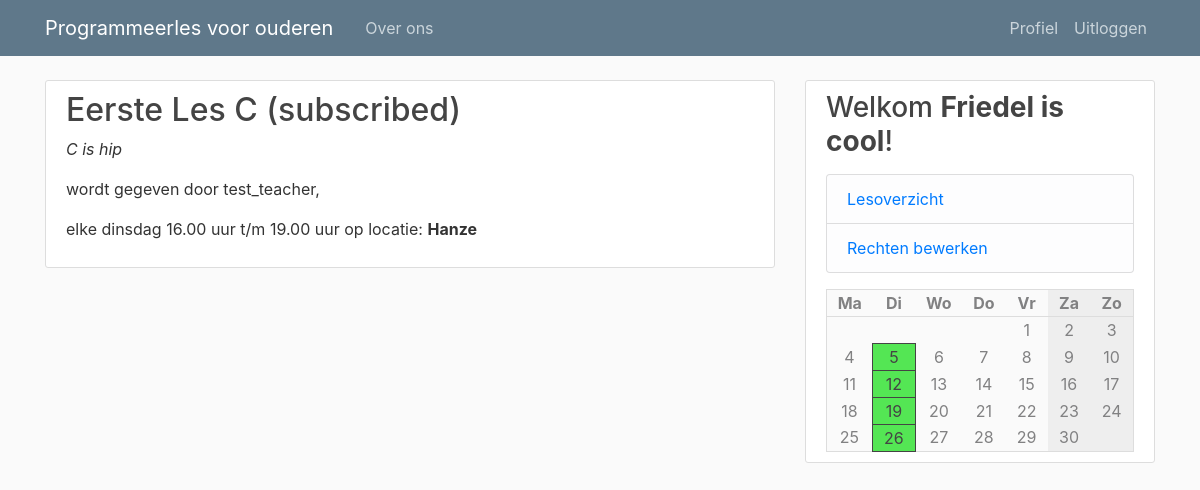
Screenshot of / (signed in) with the database file from the repository.
### pgmles/models.py (models this page shows, shortened)
class Course(db.Model):
    id = db.Column(db.Integer, primary_key=True)
    name = db.Column(db.String(100), nullable=False)
    description = db.Column(db.Text, nullable=False)
    teacher_id = db.Column(db.Integer, db.ForeignKey('user.id'), nullable=False)
    weekday = db.Column(db.Integer, nullable=False)
    start = db.Column(db.String(10), nullable=False, default=datetime.utcnow)
    end = db.Column(db.String(10), nullable=False, default=datetime.utcnow)
    location = db.Column(db.String(120), nullable=False)

class User(db.Model, UserMixin):
    id = db.Column(db.Integer, primary_key=True)
    type = db.Column(db.String(6), nullable=False, default="client")
    username = db.Column(db.String(20), unique=True, nullable=False)
    email = db.Column(db.String(120), unique=True, nullable=False)
    image_file = db.Column(db.String(20), nullable=False, default='default.jpg')
    password = db.Column(db.String(60), nullable=False)

### pgmles/routes.py (the view)
@app.route("/")
def index():
    courses = Course.query.all()
    subscriptions = []
    teachers = User.query.filter_by(type='teacher')
    if current_user.is_authenticated:
        subscriptions = [ cm.course_id for cm in CourseMember.query.filter_by(user_id=current_user.id) ]
    return render_template('index.html', calendar=make_calendar(), courses=courses, subs=subscriptions, teachers=teachers)

### pgmles/models.py (called while the page is built)
@login_manager.user_loader
def load_user(user_id):
    return User.query.get(int(user_id))

### pgmles/routes.py (called while the page is built)
def make_calendar():
    weekdays = list(enumerate(['Ma', 'Di', 'Wo', 'Do', 'Vr', 'Za', 'Zo']))
    courses = [ None, None, None, None, None, None, None ]
    if current_user.is_authenticated:
        subscriptions = [ cm.course_id for cm in CourseMember.query.filter_by(user_id=current_user.id) ]
        courses = [ ' +\n'.join([ c.name for c in Course.query.filter_by(weekday=i) if c.id in subscriptions ]) for i in range(7) ]
    today = datetime.today()
    m = Month()
    rows = []
    for days in m.monthdayscalendar(today.year, today.month):
        rows.append([ (i, d, courses[i]) for i, d in enumerate(days) ])
    return { 'weekdays': weekdays, 'rows': rows }

### pgmles/templates/index.html
{% extends "layout.html" %}
{% block content %}
    {% for course in courses %}
        <article class="media content-section">
          <div class="media-body">
            <h2><a class="article-title" href="{{url_for('course', course_id=course.id)}}">
              {{ course.name }}
              {{ '(subscribed)' if course.id in subs }}
            </a></h2>
            <p><i>{{ course.description }}</i></p>
            <p>wordt gegeven door {% for teacher in teachers if teacher.id == course.teacher_id %}{{ teacher.username  }},{% endfor %}</p>
            <p>elke {{ ['maandag', 'dinsdag', 'woensdag', 'donderdag', 'vrijdag', 'zaterdag', 'zondag'][course.weekday] }} {{ course.start }} uur t/m {{ course.end }} uur op locatie: <b>{{ course.location }}</b></p>
          </div>
        </article>
    {% endfor %}
{% endblock content %}

### pgmles/templates/layout.html (shortened to what this page needs)
<!DOCTYPE html>
<html>
<head>
    <link rel="stylesheet" href="https://maxcdn.bootstrapcdn.com/bootstrap/4.0.0/css/bootstrap.min.css">
    <link rel="stylesheet" type="text/css" href="{{ url_for('static', filename='main.css') }}">
</head>
<body>
    <header class="site-header">
      <nav class="navbar navbar-expand-md navbar-dark bg-steel fixed-top">
        <div class="container">
          <a class="navbar-brand mr-4" href="/">Programmeerles voor ouderen</a>
          <div class="collapse navbar-collapse" id="navbarToggle">
            <div class="navbar-nav mr-auto">
              <a class="nav-item nav-link" href="/about">Over ons</a>
            </div>
            <div class="navbar-nav">
              {% if current_user.is_authenticated %}
                <a class="nav-item nav-link" href="{{ url_for('account') }}">Profiel</a>
                <a class="nav-item nav-link" href="{{ url_for('logout') }}">Uitloggen</a>
              {% else %}
                <a class="nav-item nav-link" href="{{ url_for('login') }}">Inloggen</a>
                <a class="nav-item nav-link" href="{{ url_for('register') }}">Registeren</a>
              {% endif %}
            </div>
          </div>
        </div>
      </nav>
    </header>
    <main role="main" class="container">
      <div class="row">
        <div class="col-md-8">
          {% block content %}{% endblock %}
        </div>
        <div class="col-md-4">
          <div class="content-section">
            <h3>Welkom <b>{{ current_user.username if current_user.is_authenticated else 'gast' }}</b>!</h3>
            {% if current_user.type == 'teacher' or current_user.type == 'admin' %}
            <p class='text-muted'>
              <ul class="list-group">
                <li class="list-group-item list-group-item-light"><a href="{{ url_for('course_overview') }}">Lesoverzicht</a></li>
                {% if current_user.type == 'admin' %}
                <li class="list-group-item list-group-item-light"><a href="{{ url_for('permissions') }}">Rechten bewerken</a></li>
                {% endif %}
              </ul>
            </p>
            {% endif %}
            <table class='calendar'>
              <tr>
                {% for d, day in calendar['weekdays'] %}
                  <th class="{{ 'weekend' if d >= 5 }}">{{ day }}</th>
                {% endfor %}
              </tr>
              {% for row in calendar['rows'] %}
                <tr>
                  {% for d, day, course in row %}
                      <td class="{{ 'weekend' if d >= 5 }} {{ 'course' if course and day }}">
                        {{ day if day }}
                      </td>
                  {% endfor %}
                </tr>
             {% endfor %}
            </table>
          </div>
        </div>
      </div>
    </main>
</body>
</html>

### pgmles/static/main.css (style rules this page uses)
body { background: #fafafa; color: #333333; margin-top: 5rem; }
h1, h2, h3, h4, h5, h6 { color: #444444; }
.bg-steel { background-color: #5f788a; }
.site-header .navbar-nav .nav-link { color: #cbd5db; }
.content-section { background: #ffffff; padding: 10px 20px; border: 1px solid #dddddd; border-radius: 3px; margin-bottom: 20px; }
.article-title { color: #444444; }
.calendar { background-color: #fafafa; width: 100%; color: #818182; border: #dddddd solid 1px; }
.calendar .weekend { background-color: #eee; }
.calendar th { border-bottom: #ddd solid 1px; }
.calendar th, td { text-align: center; width: 100px; position: relative; }
.calendar .course { background: rgb(84, 230, 84); border: #444 solid 1px; color: #444 }

### rows the page displays
Course: name "Eerste Les C", id "(subscribed)", description "C is hip", weekday "dinsdag", start "16.00", end "19.00", location "Hanze", teacher "5", day "12", day "19", day "26"
User: username "test_teacher"
User: username "Friedel is cool"

### other values shown
{{ day }} "Ma" "Di" "Wo" "Do" "Vr" "Za" "Zo"
{{ day if day }} "1" "2" "3" "4" "6" "7" "8" "9" "10" "11" "13" "14" "15" "16" "17" "18" "20" "21" "22" "23" "24" "25" "27" "28" "29" "30"
